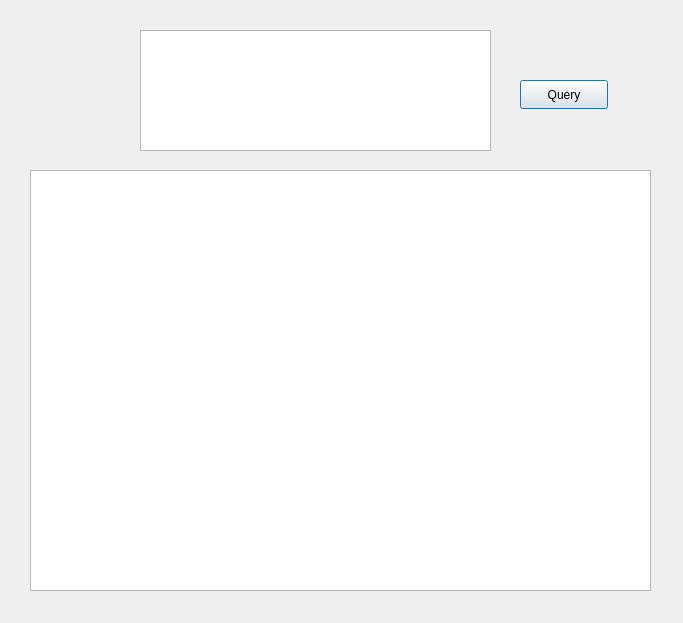
<?xml version="1.0" encoding="UTF-8"?>
<ui version="4.0">
 <class>custom_query</class>
 <widget class="QDialog" name="custom_query">
  <property name="geometry">
   <rect>
    <x>0</x>
    <y>0</y>
    <width>683</width>
    <height>623</height>
   </rect>
  </property>
  <property name="windowTitle">
   <string>Dialog</string>
  </property>
  <widget class="QPlainTextEdit" name="textEdit">
   <property name="geometry">
    <rect>
     <x>140</x>
     <y>30</y>
     <width>351</width>
     <height>121</height>
    </rect>
   </property>
  </widget>
  <widget class="QTableWidget" name="tableWidget">
   <property name="geometry">
    <rect>
     <x>30</x>
     <y>170</y>
     <width>621</width>
     <height>421</height>
    </rect>
   </property>
  </widget>
  <widget class="QPushButton" name="query_btn">
   <property name="geometry">
    <rect>
     <x>520</x>
     <y>80</y>
     <width>88</width>
     <height>29</height>
    </rect>
   </property>
   <property name="text">
    <string>Query</string>
   </property>
  </widget>
 </widget>
 <resources/>
 <connections/>
</ui>
